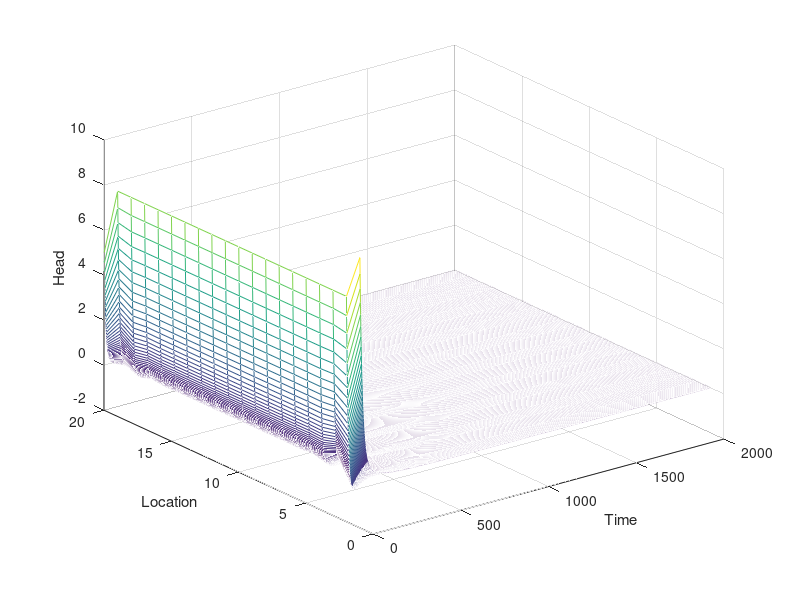

Reproduce this figure in MATLAB.
%% This is a 1D Fully Explicit Transient Ground Water Model.
%Author: Adit Ghosh
%Hydrogeology
%Spring 2020, CSUN
%%
clear all;
clf;
close all;
%%
%Defining variables
S = 1*10^(-4);
T = 7*10^(-3);
dt = 0.01;
dx = 5;
Lx = 100;
tend = 20;
n = Lx/dx;
m = tend/dt;

A = zeros(n,n);
h = zeros(n,1);
b = zeros(n,1);
H = zeros(n,m);%matrix to store full h matrix, temporal and spatial
b(1,:) = 8;
v2 = ones(n,1) * (1 + (2*T*dt/(S*(dx^2))));
v1 = ones(n-1,1) * (T*dt/(S*(dx^2)));
v3 = ones(n-1,1) * (T*dt/(S*(dx^2)));

H(:,1) = 8;%initial time
H(1,:) = 10;%one end
H(n,:) = 5;%other end

A = diag(v1,-1) + diag(v2,0) + diag(v3,1);

j=2;

b = H(:,1);
while j<= m
    h = A\b;
    H(:,j) = h;
    b = h;
    j=j+1;
end

mesh(H);
xlabel('Time')
ylabel('Location')
zlabel('Head')
%EOF

